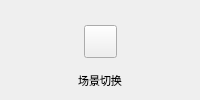
               <widget class="QWidget" name="widget_3" native="true">
                <layout class="QVBoxLayout" name="verticalLayout_2">
                 <property name="spacing">
                  <number>0</number>
                 </property>
                 <property name="leftMargin">
                  <number>0</number>
                 </property>
                 <property name="topMargin">
                  <number>0</number>
                 </property>
                 <property name="rightMargin">
                  <number>0</number>
                 </property>
                 <property name="bottomMargin">
                  <number>0</number>
                 </property>
                 <item>
                  <spacer name="verticalSpacer">
                   <property name="orientation">
                    <enum>Qt::Vertical</enum>
                   </property>
                   <property name="sizeHint" stdset="0">
                    <size>
                     <width>20</width>
                     <height>7</height>
                    </size>
                   </property>
                  </spacer>
                 </item>
                 <item>
                  <widget class="QWidget" name="widget" native="true">
                   <layout class="QVBoxLayout" name="verticalLayout">
                    <property name="spacing">
                     <number>0</number>
                    </property>
                    <property name="leftMargin">
                     <number>0</number>
                    </property>
                    <property name="topMargin">
                     <number>0</number>
                    </property>
                    <property name="rightMargin">
                     <number>0</number>
                    </property>
                    <property name="bottomMargin">
                     <number>0</number>
                    </property>
                    <item>
                     <widget class="QWidget" name="widget_2" native="true">
                      <property name="minimumSize">
                       <size>
                        <width>0</width>
                        <height>60</height>
                       </size>
                      </property>
                      <layout class="QHBoxLayout" name="horizontalLayout">
                       <property name="spacing">
                        <number>0</number>
                       </property>
                       <property name="leftMargin">
                        <number>0</number>
                       </property>
                       <property name="topMargin">
                        <number>0</number>
                       </property>
                       <property name="rightMargin">
                        <number>0</number>
                       </property>
                       <property name="bottomMargin">
                        <number>0</number>
                       </property>
                       <item>
                        <spacer name="horizontalSpacer">
                         <property name="orientation">
                          <enum>Qt::Horizontal</enum>
                         </property>
                         <property name="sizeHint" stdset="0">
                          <size>
                           <width>30</width>
                           <height>20</height>
                          </size>
                         </property>
                        </spacer>
                       </item>
                       <item>
                        <widget class="QPushButton" name="btn_1">
                         <property name="sizePolicy">
                          <sizepolicy hsizetype="Minimum" vsizetype="Minimum">
                           <horstretch>0</horstretch>
                           <verstretch>0</verstretch>
                          </sizepolicy>
                         </property>
                         <property name="minimumSize">
                          <size>
                           <width>33</width>
                           <height>33</height>
                          </size>
                         </property>
                         <property name="maximumSize">
                          <size>
                           <width>33</width>
                           <height>33</height>
                          </size>
                         </property>
                         <property name="focusPolicy">
                          <enum>Qt::TabFocus</enum>
                         </property>
                         <property name="styleSheet">
                          <string notr="true"/>
                         </property>
                         <property name="text">
                          <string/>
                         </property>
                        </widget>
                       </item>
                       <item>
                        <spacer name="horizontalSpacer_2">
                         <property name="orientation">
                          <enum>Qt::Horizontal</enum>
                         </property>
                         <property name="sizeHint" stdset="0">
                          <size>
                           <width>30</width>
                           <height>20</height>
                          </size>
                         </property>
                        </spacer>
                       </item>
                      </layout>
                     </widget>
                    </item>
                    <item>
                     <widget class="DisMenuLabel" name="label">
                      <property name="maximumSize">
                       <size>
                        <width>16777215</width>
                        <height>30</height>
                       </size>
                      </property>
                      <property name="font">
                       <font>
                        <family>微软雅黑</family>
                        <pointsize>8</pointsize>
                       </font>
                      </property>
                      <property name="text">
                       <string>场景切换</string>
                      </property>
                      <property name="alignment">
                       <set>Qt::AlignCenter</set>
                      </property>
                     </widget>
                    </item>
                   </layout>
                  </widget>
                 </item>
                 <item>
                  <spacer name="verticalSpacer_2">
                   <property name="orientation">
                    <enum>Qt::Vertical</enum>
                   </property>
                   <property name="sizeHint" stdset="0">
                    <size>
                     <width>20</width>
                     <height>8</height>
                    </size>
                   </property>
                  </spacer>
                 </item>
                </layout>
               </widget>
